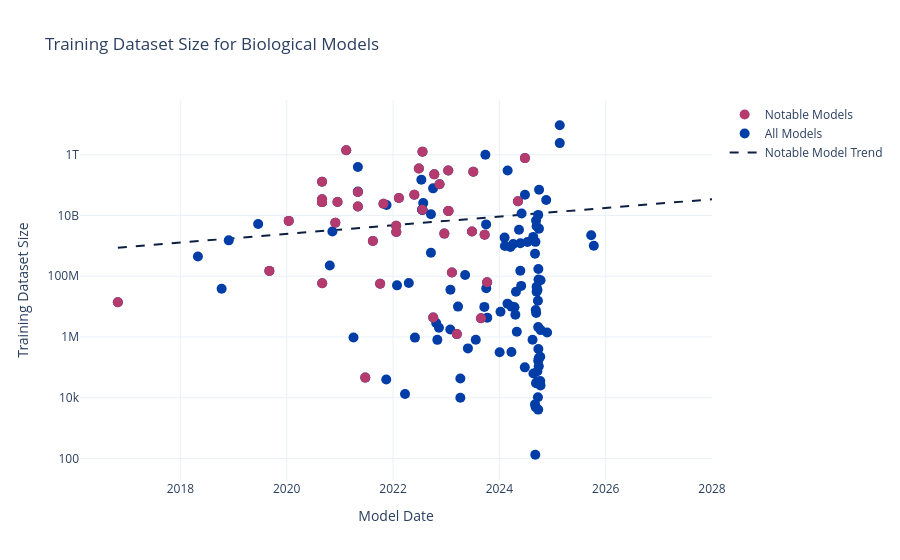

Source (notebook cell):
### Code cell
fig = go.Figure()
#fig.add_trace(go.Scatter(
#    x = np.concatenate([x_plot,x_plot[::-1]]),
#    y = np.concatenate([pred_max, pred_min[::-1]]),
#    fill = 'toself',
#    mode='lines',
#    line=dict(
#        color='gainsboro',
#        width=0.5
#    ),
#    hovertemplate='%{x}<br>%{y:,.3g} Data Points<extra></extra>',
#    name = 'Prediction Bound',
#))
fig.add_trace(go.Scatter(
    x = x_plot,
    y = np.exp(y_plot),
    mode='lines',
    line=dict(
        color=cset_colors[0],
        dash='dash'
    ),
    hovertemplate='%{x}<br>%{y:,.3g} Data Points<extra></extra>',
    name='Notable Model Trend'
))
fig.add_trace(go.Scatter(
    x = plot_df['Model Date'], 
    y = plot_df['Training Dataset Size'],
    mode='markers',
    marker=dict(color=cset_colors[1], size=10),
    customdata = plot_df['Model'],
    hovertemplate='<b>%{customdata} (%{x})<br><b>Training Dataset Size</b>:<br>%{y:,.0f} Data Points<extra></extra>',
    name='All Models'
))
fig.add_trace(go.Scatter(
    x = plot_df[plot_df['is_notable']]['Model Date'], 
    y = plot_df[plot_df['is_notable']]['Training Dataset Size'],
    mode='markers',
    marker=dict(color=cset_colors[2],size=10),
    customdata = plot_df['Model'],
    hovertemplate='<b>%{customdata} (%{x})<br><b>Training Dataset Size</b>:<br>%{y:,.0f} Data Points<extra></extra>',
    name='Notable Models'
))

fig.update_layout(
    title='Training Dataset Size for Biological Models',
    yaxis_type="log",
    template="plotly_white",
    xaxis = dict(title='Model Date'),
    yaxis = dict(title='Training Dataset Size'),
    legend_traceorder="reversed"
)
fig.write_html('bio_data_size.html')
fig.write_image('bio_data_size.png')
fig.show()
